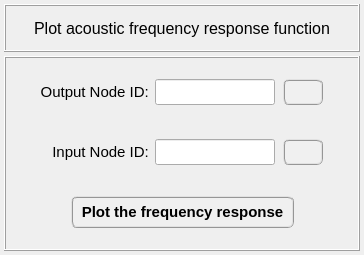
<?xml version="1.0" encoding="UTF-8"?>
<ui version="4.0">
 <class>Form</class>
 <widget class="QWidget" name="Form">
  <property name="geometry">
   <rect>
    <x>0</x>
    <y>0</y>
    <width>364</width>
    <height>255</height>
   </rect>
  </property>
  <property name="windowTitle">
   <string>Form</string>
  </property>
  <layout class="QGridLayout" name="gridLayout_4">
   <property name="leftMargin">
    <number>4</number>
   </property>
   <property name="topMargin">
    <number>4</number>
   </property>
   <property name="rightMargin">
    <number>4</number>
   </property>
   <property name="bottomMargin">
    <number>4</number>
   </property>
   <property name="spacing">
    <number>4</number>
   </property>
   <item row="0" column="0">
    <widget class="QFrame" name="frame">
     <property name="minimumSize">
      <size>
       <width>0</width>
       <height>48</height>
      </size>
     </property>
     <property name="maximumSize">
      <size>
       <width>520</width>
       <height>48</height>
      </size>
     </property>
     <property name="frameShape">
      <enum>QFrame::Box</enum>
     </property>
     <property name="frameShadow">
      <enum>QFrame::Raised</enum>
     </property>
     <property name="lineWidth">
      <number>1</number>
     </property>
     <layout class="QGridLayout" name="gridLayout_2">
      <property name="leftMargin">
       <number>0</number>
      </property>
      <property name="topMargin">
       <number>0</number>
      </property>
      <property name="rightMargin">
       <number>0</number>
      </property>
      <property name="bottomMargin">
       <number>0</number>
      </property>
      <property name="spacing">
       <number>0</number>
      </property>
      <item row="0" column="0">
       <widget class="QLabel" name="label">
        <property name="minimumSize">
         <size>
          <width>0</width>
          <height>30</height>
         </size>
        </property>
        <property name="maximumSize">
         <size>
          <width>452</width>
          <height>30</height>
         </size>
        </property>
        <property name="font">
         <font>
          <family>MS Shell Dlg 2</family>
          <pointsize>12</pointsize>
          <weight>50</weight>
          <italic>false</italic>
          <bold>false</bold>
         </font>
        </property>
        <property name="text">
         <string>Plot acoustic frequency response function</string>
        </property>
        <property name="textFormat">
         <enum>Qt::AutoText</enum>
        </property>
        <property name="alignment">
         <set>Qt::AlignCenter</set>
        </property>
       </widget>
      </item>
     </layout>
    </widget>
   </item>
   <item row="1" column="0">
    <widget class="QFrame" name="frame_2">
     <property name="minimumSize">
      <size>
       <width>0</width>
       <height>0</height>
      </size>
     </property>
     <property name="maximumSize">
      <size>
       <width>520</width>
       <height>460</height>
      </size>
     </property>
     <property name="frameShape">
      <enum>QFrame::Box</enum>
     </property>
     <property name="frameShadow">
      <enum>QFrame::Raised</enum>
     </property>
     <layout class="QGridLayout" name="gridLayout_3">
      <property name="leftMargin">
       <number>4</number>
      </property>
      <property name="topMargin">
       <number>4</number>
      </property>
      <property name="rightMargin">
       <number>4</number>
      </property>
      <property name="bottomMargin">
       <number>4</number>
      </property>
      <property name="spacing">
       <number>4</number>
      </property>
      <item row="1" column="0">
       <widget class="QFrame" name="frame_denominator">
        <property name="minimumSize">
         <size>
          <width>0</width>
          <height>0</height>
         </size>
        </property>
        <property name="maximumSize">
         <size>
          <width>16777215</width>
          <height>52</height>
         </size>
        </property>
        <property name="frameShape">
         <enum>QFrame::NoFrame</enum>
        </property>
        <property name="frameShadow">
         <enum>QFrame::Raised</enum>
        </property>
        <layout class="QGridLayout" name="gridLayout_8">
         <property name="leftMargin">
          <number>2</number>
         </property>
         <property name="topMargin">
          <number>2</number>
         </property>
         <property name="rightMargin">
          <number>2</number>
         </property>
         <property name="bottomMargin">
          <number>2</number>
         </property>
         <property name="spacing">
          <number>2</number>
         </property>
         <item row="0" column="2">
          <widget class="QLineEdit" name="lineEdit_input_node_id">
           <property name="minimumSize">
            <size>
             <width>100</width>
             <height>26</height>
            </size>
           </property>
           <property name="maximumSize">
            <size>
             <width>120</width>
             <height>26</height>
            </size>
           </property>
           <property name="font">
            <font>
             <family>Arial</family>
             <pointsize>11</pointsize>
             <weight>75</weight>
             <italic>true</italic>
             <bold>true</bold>
            </font>
           </property>
           <property name="toolTip">
            <string>&lt;html&gt;&lt;head/&gt;&lt;body&gt;&lt;p&gt;It corresponds to the denominator node ID to get the acoustic response.&lt;/p&gt;&lt;/body&gt;&lt;/html&gt;</string>
           </property>
           <property name="styleSheet">
            <string notr="true">color: rgb(0, 0, 255);</string>
           </property>
           <property name="text">
            <string/>
           </property>
           <property name="alignment">
            <set>Qt::AlignCenter</set>
           </property>
          </widget>
         </item>
         <item row="0" column="1">
          <widget class="QLabel" name="label_12">
           <property name="minimumSize">
            <size>
             <width>116</width>
             <height>26</height>
            </size>
           </property>
           <property name="maximumSize">
            <size>
             <width>116</width>
             <height>26</height>
            </size>
           </property>
           <property name="font">
            <font>
             <family>MS Shell Dlg 2</family>
             <pointsize>11</pointsize>
             <weight>50</weight>
             <italic>false</italic>
             <bold>false</bold>
            </font>
           </property>
           <property name="text">
            <string>Input Node ID: </string>
           </property>
           <property name="alignment">
            <set>Qt::AlignRight|Qt::AlignTrailing|Qt::AlignVCenter</set>
           </property>
          </widget>
         </item>
         <item row="0" column="4">
          <widget class="QFrame" name="frame_6">
           <property name="frameShape">
            <enum>QFrame::NoFrame</enum>
           </property>
           <property name="frameShadow">
            <enum>QFrame::Raised</enum>
           </property>
          </widget>
         </item>
         <item row="0" column="3">
          <widget class="QFrame" name="frame_20">
           <property name="frameShape">
            <enum>QFrame::NoFrame</enum>
           </property>
           <property name="frameShadow">
            <enum>QFrame::Raised</enum>
           </property>
           <layout class="QGridLayout" name="gridLayout_9">
            <property name="leftMargin">
             <number>6</number>
            </property>
            <property name="topMargin">
             <number>4</number>
            </property>
            <property name="rightMargin">
             <number>4</number>
            </property>
            <property name="bottomMargin">
             <number>4</number>
            </property>
            <property name="spacing">
             <number>4</number>
            </property>
            <item row="0" column="0">
             <widget class="QPushButton" name="pushButton_flip_selection">
              <property name="minimumSize">
               <size>
                <width>40</width>
                <height>26</height>
               </size>
              </property>
              <property name="maximumSize">
               <size>
                <width>40</width>
                <height>26</height>
               </size>
              </property>
              <property name="font">
               <font>
                <family>MS Shell Dlg 2</family>
                <pointsize>11</pointsize>
                <weight>75</weight>
                <italic>false</italic>
                <bold>true</bold>
               </font>
              </property>
              <property name="toolTip">
               <string>Press to export the selected model result.</string>
              </property>
              <property name="styleSheet">
               <string notr="true">QPushButton{border-radius: 6px; border-color: rgb(150, 150, 150); border-style: ridge; border-width: 2px; color: rgb(0, 0, 0); background-color: rgb(240, 240, 240); font: 75 bold 11pt &quot;MS Shell Dlg 2&quot;}
QPushButton:hover{border-radius: 6px; border-color: rgb(0, 170, 255); border-style: ridge; border-width: 2px; color: rgb(0, 0, 0); background-color: rgba(174, 213, 255, 100); font: 75 bold 11pt &quot;MS Shell Dlg 2&quot;}
QPushButton:pressed{border-radius: 6px; border-color: rgb(0, 170, 255); border-style: ridge; border-width: 3px; color: rgb(0, 0, 0); background-color: rgb(174, 213, 255); font: 75 bold 11pt &quot;MS Shell Dlg 2&quot;}</string>
              </property>
              <property name="text">
               <string/>
              </property>
              <property name="iconSize">
               <size>
                <width>20</width>
                <height>20</height>
               </size>
              </property>
              <property name="flat">
               <bool>false</bool>
              </property>
             </widget>
            </item>
           </layout>
          </widget>
         </item>
         <item row="0" column="0">
          <widget class="QFrame" name="frame_7">
           <property name="frameShape">
            <enum>QFrame::NoFrame</enum>
           </property>
           <property name="frameShadow">
            <enum>QFrame::Raised</enum>
           </property>
          </widget>
         </item>
        </layout>
       </widget>
      </item>
      <item row="0" column="0">
       <widget class="QFrame" name="frame_numerator">
        <property name="minimumSize">
         <size>
          <width>0</width>
          <height>0</height>
         </size>
        </property>
        <property name="maximumSize">
         <size>
          <width>16777215</width>
          <height>52</height>
         </size>
        </property>
        <property name="frameShape">
         <enum>QFrame::NoFrame</enum>
        </property>
        <property name="frameShadow">
         <enum>QFrame::Raised</enum>
        </property>
        <layout class="QGridLayout" name="gridLayout">
         <property name="leftMargin">
          <number>2</number>
         </property>
         <property name="topMargin">
          <number>2</number>
         </property>
         <property name="rightMargin">
          <number>2</number>
         </property>
         <property name="bottomMargin">
          <number>2</number>
         </property>
         <property name="spacing">
          <number>2</number>
         </property>
         <item row="0" column="2">
          <widget class="QLineEdit" name="lineEdit_output_node_id">
           <property name="minimumSize">
            <size>
             <width>100</width>
             <height>26</height>
            </size>
           </property>
           <property name="maximumSize">
            <size>
             <width>120</width>
             <height>26</height>
            </size>
           </property>
           <property name="font">
            <font>
             <family>Arial</family>
             <pointsize>11</pointsize>
             <weight>75</weight>
             <italic>true</italic>
             <bold>true</bold>
            </font>
           </property>
           <property name="toolTip">
            <string>&lt;html&gt;&lt;head/&gt;&lt;body&gt;&lt;p&gt;It corresponds to the numerator node ID to get the acoustic response.&lt;/p&gt;&lt;/body&gt;&lt;/html&gt;</string>
           </property>
           <property name="styleSheet">
            <string notr="true">color: rgb(0, 0, 255);</string>
           </property>
           <property name="text">
            <string/>
           </property>
           <property name="alignment">
            <set>Qt::AlignCenter</set>
           </property>
          </widget>
         </item>
         <item row="0" column="1">
          <widget class="QLabel" name="label_10">
           <property name="minimumSize">
            <size>
             <width>116</width>
             <height>26</height>
            </size>
           </property>
           <property name="maximumSize">
            <size>
             <width>116</width>
             <height>26</height>
            </size>
           </property>
           <property name="font">
            <font>
             <family>MS Shell Dlg 2</family>
             <pointsize>11</pointsize>
             <weight>50</weight>
             <italic>false</italic>
             <bold>false</bold>
            </font>
           </property>
           <property name="text">
            <string>Output Node ID: </string>
           </property>
           <property name="alignment">
            <set>Qt::AlignRight|Qt::AlignTrailing|Qt::AlignVCenter</set>
           </property>
          </widget>
         </item>
         <item row="0" column="3">
          <widget class="QFrame" name="frame_18">
           <property name="frameShape">
            <enum>QFrame::NoFrame</enum>
           </property>
           <property name="frameShadow">
            <enum>QFrame::Raised</enum>
           </property>
           <layout class="QGridLayout" name="gridLayout_5">
            <property name="leftMargin">
             <number>6</number>
            </property>
            <property name="topMargin">
             <number>4</number>
            </property>
            <property name="rightMargin">
             <number>4</number>
            </property>
            <property name="bottomMargin">
             <number>4</number>
            </property>
            <property name="spacing">
             <number>4</number>
            </property>
            <item row="0" column="0">
             <widget class="QPushButton" name="pushButton_call_data_exporter">
              <property name="minimumSize">
               <size>
                <width>40</width>
                <height>26</height>
               </size>
              </property>
              <property name="maximumSize">
               <size>
                <width>40</width>
                <height>26</height>
               </size>
              </property>
              <property name="font">
               <font>
                <family>MS Shell Dlg 2</family>
                <pointsize>11</pointsize>
                <weight>75</weight>
                <italic>false</italic>
                <bold>true</bold>
               </font>
              </property>
              <property name="toolTip">
               <string>Press to export the selected model result.</string>
              </property>
              <property name="styleSheet">
               <string notr="true">QPushButton{border-radius: 6px; border-color: rgb(150, 150, 150); border-style: ridge; border-width: 2px; color: rgb(0, 0, 0); background-color: rgb(240, 240, 240); font: 75 bold 11pt &quot;MS Shell Dlg 2&quot;}
QPushButton:hover{border-radius: 6px; border-color: rgb(0, 170, 255); border-style: ridge; border-width: 2px; color: rgb(0, 0, 0); background-color: rgba(174, 213, 255, 100); font: 75 bold 11pt &quot;MS Shell Dlg 2&quot;}
QPushButton:pressed{border-radius: 6px; border-color: rgb(0, 170, 255); border-style: ridge; border-width: 3px; color: rgb(0, 0, 0); background-color: rgb(174, 213, 255); font: 75 bold 11pt &quot;MS Shell Dlg 2&quot;}</string>
              </property>
              <property name="text">
               <string/>
              </property>
              <property name="iconSize">
               <size>
                <width>20</width>
                <height>20</height>
               </size>
              </property>
              <property name="flat">
               <bool>false</bool>
              </property>
             </widget>
            </item>
           </layout>
          </widget>
         </item>
         <item row="0" column="0">
          <widget class="QFrame" name="frame_4">
           <property name="frameShape">
            <enum>QFrame::NoFrame</enum>
           </property>
           <property name="frameShadow">
            <enum>QFrame::Raised</enum>
           </property>
          </widget>
         </item>
         <item row="0" column="4">
          <widget class="QFrame" name="frame_5">
           <property name="frameShape">
            <enum>QFrame::NoFrame</enum>
           </property>
           <property name="frameShadow">
            <enum>QFrame::Raised</enum>
           </property>
          </widget>
         </item>
        </layout>
       </widget>
      </item>
      <item row="2" column="0">
       <widget class="QFrame" name="frame_3">
        <property name="minimumSize">
         <size>
          <width>0</width>
          <height>0</height>
         </size>
        </property>
        <property name="maximumSize">
         <size>
          <width>16777215</width>
          <height>52</height>
         </size>
        </property>
        <property name="frameShape">
         <enum>QFrame::NoFrame</enum>
        </property>
        <property name="frameShadow">
         <enum>QFrame::Raised</enum>
        </property>
        <layout class="QGridLayout" name="gridLayout_47">
         <property name="leftMargin">
          <number>2</number>
         </property>
         <property name="topMargin">
          <number>2</number>
         </property>
         <property name="rightMargin">
          <number>2</number>
         </property>
         <property name="bottomMargin">
          <number>2</number>
         </property>
         <property name="spacing">
          <number>2</number>
         </property>
         <item row="0" column="1">
          <widget class="QPushButton" name="pushButton_plot_frequency_response">
           <property name="minimumSize">
            <size>
             <width>200</width>
             <height>32</height>
            </size>
           </property>
           <property name="maximumSize">
            <size>
             <width>320</width>
             <height>32</height>
            </size>
           </property>
           <property name="font">
            <font>
             <family>MS Shell Dlg 2</family>
             <pointsize>11</pointsize>
             <weight>75</weight>
             <italic>false</italic>
             <bold>true</bold>
            </font>
           </property>
           <property name="styleSheet">
            <string notr="true">QPushButton{border-radius: 6px; border-color: rgb(150, 150, 150); border-style: ridge; border-width: 2px; color: rgb(0, 0, 0); background-color: rgb(240, 240, 240); font: 75 bold 11pt &quot;MS Shell Dlg 2&quot;}
QPushButton:hover{border-radius: 6px; border-color: rgb(0, 170, 255); border-style: ridge; border-width: 2px; color: rgb(0, 0, 0); background-color: rgba(174, 213, 255, 100); font: 75 bold 11pt &quot;MS Shell Dlg 2&quot;}
QPushButton:pressed{border-radius: 6px; border-color: rgb(0, 170, 255); border-style: ridge; border-width: 3px; color: rgb(0, 0, 0); background-color: rgb(174, 213, 255); font: 75 bold 11pt &quot;MS Shell Dlg 2&quot;}</string>
           </property>
           <property name="text">
            <string>  Plot the frequency response  </string>
           </property>
           <property name="flat">
            <bool>false</bool>
           </property>
          </widget>
         </item>
         <item row="0" column="2">
          <widget class="QFrame" name="frame_54">
           <property name="frameShape">
            <enum>QFrame::NoFrame</enum>
           </property>
           <property name="frameShadow">
            <enum>QFrame::Raised</enum>
           </property>
          </widget>
         </item>
         <item row="0" column="0">
          <widget class="QFrame" name="frame_53">
           <property name="frameShape">
            <enum>QFrame::NoFrame</enum>
           </property>
           <property name="frameShadow">
            <enum>QFrame::Raised</enum>
           </property>
          </widget>
         </item>
        </layout>
       </widget>
      </item>
     </layout>
    </widget>
   </item>
  </layout>
 </widget>
 <resources/>
 <connections/>
</ui>
